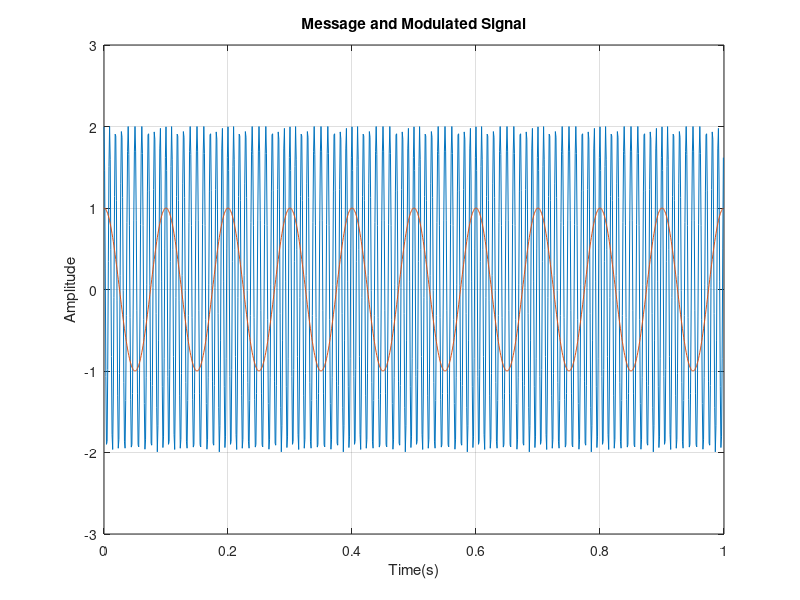
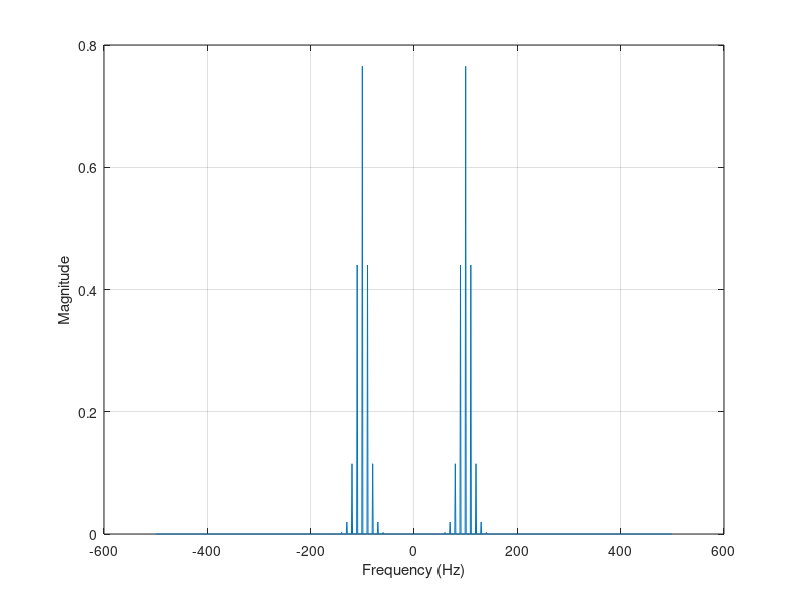
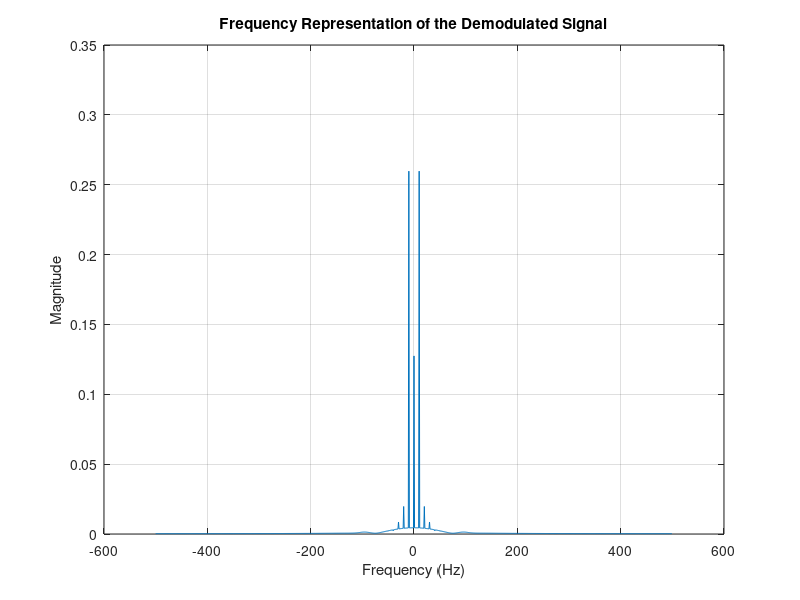
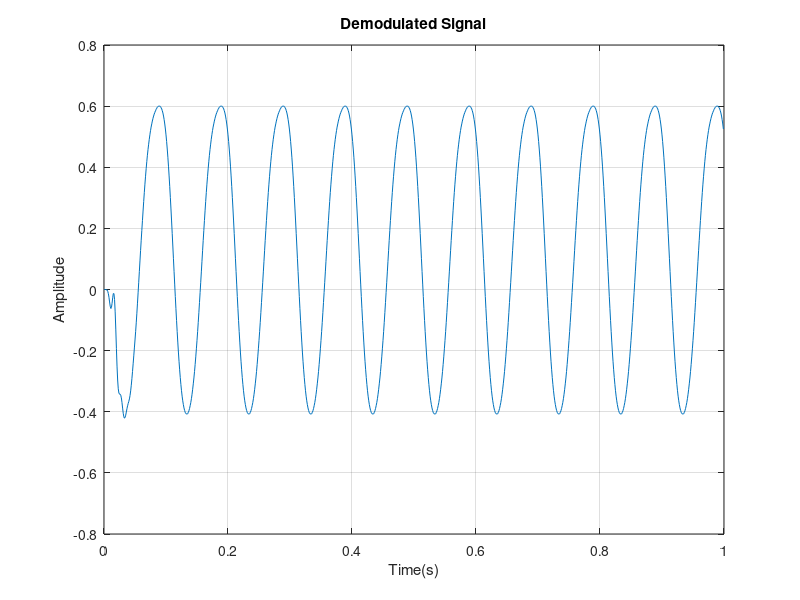

MATLAB code for these plots, in order:
clc
clear
close all

t = 0:1/1000:1-1/1000;
a = 2; %Carrier amplitude
fm = 10; %Message frequency
fc = 100; %Carrier frequency
m = cos(2*pi*fm*t);
m_b = tril(ones(length(m)));
m_c = m.*m_b;
sum_m = sum(m_c,2);
plot(t,a*cos(2*pi*fc*t+((100/fm)*2*pi*sum_m').*(1/1000)));
hold on
plot(t,m);
grid on
ylim([-3 3])
xlabel ('Time(s)');
ylabel ('Amplitude');
title('Message and Modulated Signal')
f = -1000/2:1:1000/2-1;
M = fftshift(fft(m));
S = fftshift(fft(a*cos(2*pi*fc*t+((100/fm)*2*pi*sum_m').*(1/1000))));
figure
plot(f,abs(M)/1000);
title('Frequency Domain Representation of the Signals')
plot(f,abs(S)/1000);
grid on
xlabel('Frequency (Hz)')
ylabel('Magnitude')
dem = diff(a*cos(2*pi*fc*t+((100/fm)*2*pi*sum_m').*(1/1000)));                 
dem = [0,dem];
r_lo = dem.*(cos(2*pi*fc*t));
[b,a] = butter(10,2*fc/1000);
r_flt = filter(b,a,r_lo);
R_flt = fftshift(fft(r_flt));
figure()
plot(f,abs(R_flt)/1000);
title('Frequency Representation of the Demodulated Signal')
xlabel('Frequency (Hz)')
ylabel('Magnitude')
grid on
figure()
plot(t,r_flt)
xlabel ('Time(s)');
ylabel ('Amplitude');
grid on
title('Demodulated Signal')
